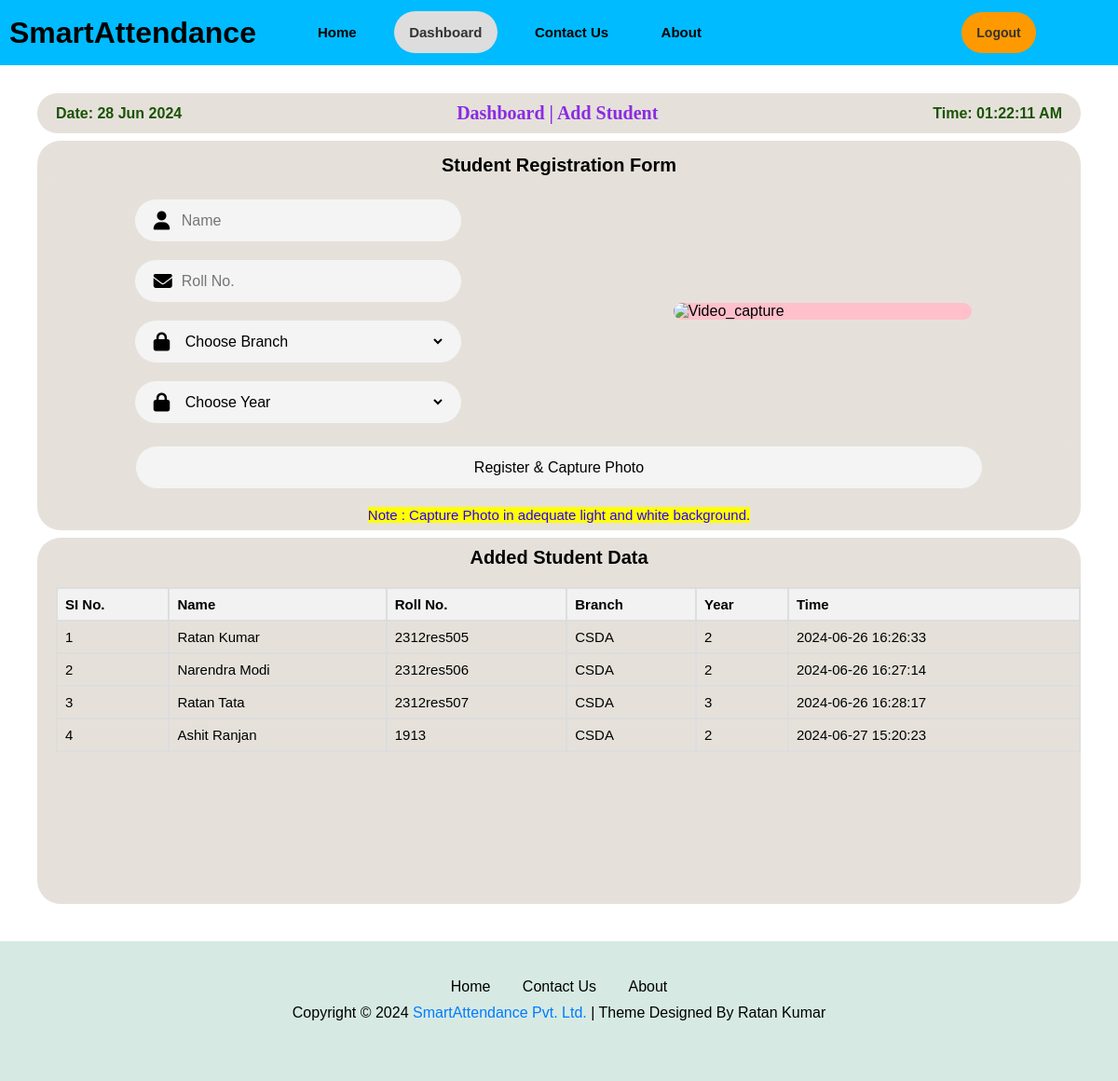
Page /add_user (signed in) on the committed database.
### app.py (models this page shows, shortened)
class Student(db.Model):
    st_id = db.Column(db.Integer, primary_key=True)
    user_id = db.Column(db.Integer, db.ForeignKey('user.id'), nullable=False)
    st_name = db.Column(db.String(100), nullable=False)
    roll_no = db.Column(db.String(100), unique=True, nullable=False)
    branch = db.Column(db.String(100), nullable=False)
    year = db.Column(db.String(100), nullable=False)
    created_at = db.Column(db.DateTime(timezone=True), server_default=func.now())
    user = db.relationship('User', backref=db.backref('students', lazy=True))

### app.py (the view, shortened to what this page needs)
@app.route('/add_user', methods=['GET', 'POST'])
def dashboard_add_user():
    if 'email' in session:
        user = User.query.filter_by(email=session['email']).first()
        students = Student.query.filter_by(user_id=user.id).all()
        global capture, captured_student_name, captured_roll_no
        return render_template('add_user.html', active_page='dashboard', user=user, title='Dashboard | Add Student', students=students)
    else:
        flash('You need to login first.', 'error')
        return redirect('/login')

### templates/add_user.html (shortened to what this page needs)
{% extends "layout.html" %}
{% block content %}
<link rel="stylesheet" href="{{ url_for('static', filename='css/add_user.css') }}">
<div class="main-page">
    <div class="dashboard-page">
        <div class="Dashboard-menu-header">
            <h7 id="today_date">Date: {{ today_date }}</h7>
            <h1>Dashboard | Add Student</h1>
            <h7 id="today_time">Time: {{ today_time }}</h7>
        </div>
        <div class="Dashboard-menux">
            <form action="/add_user" method="POST">
                <h4>Student Registration Form</h4>
                <div class="Dashboard-menu">
                    <div class="box1">
                        <div class="input-container">
                            <i class="fas fa-user"></i>
                            <input type="text" name="st_name" placeholder="Name" required>
                        </div>
                        <div class="input-container">
                            <i class="fas fa-envelope"></i>
                            <input type="text" name="roll_no" placeholder="Roll No." required>
                        </div>
                        <div class="input-container">
                            <i class="fas fa-lock"></i>
                            <select id="dropdown" name="branch" required>
                                <option value="">Choose Branch</option>
                            </select>
                        </div>
                        <div class="input-container">
                            <i class="fas fa-lock"></i>
                            <select id="dropdown" name="year" required>
                                <option value="">Choose Year</option>
                            </select>
                        </div>
                    </div>
                    <div class="box2">
                        <div class="video-container">
                            <img src="{{ url_for('add_student_video_feed') }}" alt="Video_capture">
                        </div>
                    </div>
                </div>
                <div class="submit-container">
                    <input type="submit" value="Register & Capture Photo" name="click">
                </div>
                <div class="note-container">
                    <span>Note : Capture Photo in adequate light and white background.</span>
                </div>
            </form>
        </div>
        <div class="Dashboard-menu2">
            <h1>Added Student Data</h1>
            <div class="attendance-table">
                <table>
                    <thead>
                        <tr>
                            <th>SI No.</th>
                            <th>Name</th>
                            <th>Roll No.</th>
                            <th>Branch</th>
                            <th>Year</th>
                            <th>Time</th>
                        </tr>
                    </thead>
                    <tbody id="student-data">
                        {% for student in students %}
                        <tr>
                            <td>{{ loop.index }}</td>
                            <td>{{ student.st_name }}</td>
                            <td>{{ student.roll_no }}</td>
                            <td>{{ student.branch }}</td>
                            <td>{{ student.year }}</td>
                            <td>{{ student.created_at }}</td>
                        </tr>
                        {% endfor %}
                    </tbody>
                </table>
            </div>
        </div>
    </div>
</div>
{% endblock %}

### static/css/layout.css (style rules this page uses)
* { margin: 0px; padding: 0px; box-sizing: border-box; font-family: sans-serif; }
body { width: 100%; height: auto; }

### static/css/add_user.css (style rules this page uses)
.main-page { height: auto; width: 100%; display: flex; }
.dashboard-page { height: auto; width: 100%; }
.Dashboard-menu-header { display: flex; align-items: center; justify-content: space-between; width: auto; height: auto; margin: 100px 40px 8px; background-color: #E5E1DA; border-radius: 25px; padding: 10px 20px 10px; }
.Dashboard-menu-header h1 { font-size: 20px; font-weight: bold; font-family: Georgia, 'Times New Roman', Times, serif; color: blueviolet; }
.Dashboard-menu-header h7 { color: rgb(27, 83, 4); font-weight: bold; }
.Dashboard-menux { margin: 8px 40px 8px; border-radius: 25px; background-color: #E5E1DA; padding-bottom: 8px; }
.Dashboard-menux h4 { text-align: center; font-size: 20px; color: black; padding-top: 15px; font-weight: 550; }
.Dashboard-menu { display: flex; justify-content: space-around; align-items: center; width: auto; height: auto; background-color: #E5E1DA; border-radius: 25px; }
.box1 { width: 40%; height: auto; margin: 10px; padding: 5px; display: flex; align-items: center; justify-content: center; flex-direction: column; }
.input-container { background-color: #f4f4f4; border-radius: 25px; margin: 10px; width: 80%; height: 45px; }
.input-container input { background-color:transparent; border-radius: 25px; width: 100%; height: 100%; border: none; outline: none; font-size: 16px; padding-left: 50px; }
.input-container i { position: absolute; margin-left: 20px; margin-top: 13px; font-size: 20px; }
.input-container select { background-color:transparent; border-radius: 25px; width: 95%; height: 100%; border: none; outline: none; font-size: 16px; padding-left: 50px; }
.submit-container { background-color: #f4f4f4; border-radius: 25px; width: 81%; height: 45px; margin: auto; margin-bottom: 20px; }
.note-container { width: 100%; font-size: 15px; color: rgb(43, 0, 255); text-align: center; }
.note-container span { background-color: yellow; }
.submit-container input { background-color:transparent; border-radius: 25px; width: 100%; height: 100%; border: none; outline: none; font-size: 16px; }
.box2 { width: 40%; height: auto; margin: 10px; padding: 10px; }
.video-container { display: flex; align-items: center; justify-content: flex-end; }
.video-container img { height: auto; width: 320px; background-color: pink; margin-right: 12%; border-radius: 25px; }
.Dashboard-menu2 { width: auto; height: auto; margin: 8px 40px 40px; background-color: #E5E1DA; border-radius: 25px; }
.Dashboard-menu2 h1 { font-size: 20px; font-weight: bold; text-align: center; padding: 10px; }
.attendance-table { height: 350px; overflow-y: auto; overflow-x: auto; font-size: 15px; padding: 10px 0px 30px 20px; }
table { width: 100%; border-collapse: collapse; }
th, td { border: 2px solid #ddd; padding: 8px; text-align: left; }
th { background-color: #f2f2f2; }

### rows in the picture
Student: st_name "Ratan Kumar", roll_no "2312res505", branch "CSDA", year "2", created_at "2024-06-26 16:26:33"
Student: st_name "Narendra Modi", roll_no "2312res506", branch "CSDA", year "2", created_at "2024-06-26 16:27:14"
Student: st_name "Ratan Tata", roll_no "2312res507", branch "CSDA", year "3", created_at "2024-06-26 16:28:17"
Student: st_name "Ashit Ranjan", roll_no "1913", branch "CSDA", year "2", created_at "2024-06-27 15:20:23"
